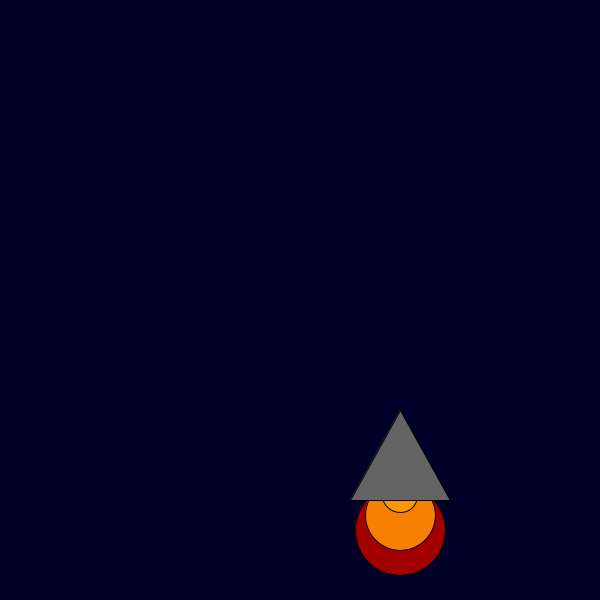
Frame 1 (no input)
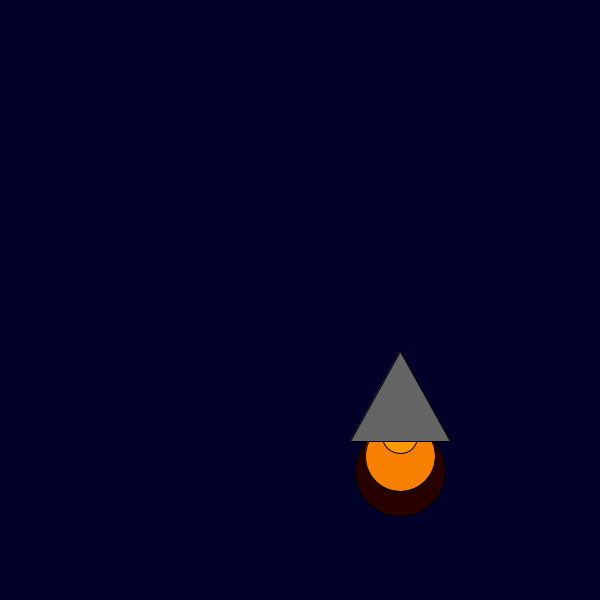
Frame 60 (the mouse pressed at the canvas centre just before this capture)
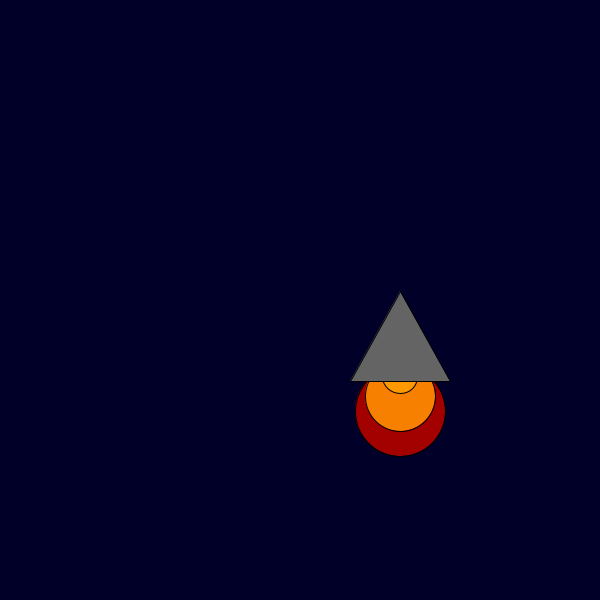
Frame 120 (the mouse held since frame 60 and released just before this capture)

The Processing sketch that drew these frames (run headless with seeded random() and noise(); from frame 60 on, the mouse is pressed at the canvas centre):

// Processing sketch: rocket_ship
// ── rocket_ship.pde
int x = 400; 
int y = 400; 

void setup() {

    size(600, 600);

}

void draw() {
background(0, 0, 40);
    fill(random(255), 0, 0);
    ellipse(x, y + 130, 90, 90);
    fill(248, 128, 0);
    ellipse(x, y + 115, 70, 70);
    fill(255, 153, 0);
    ellipse(x, y + 95, 35, 35);
    fill(100, 100, 100);
    triangle(x, y + 10, x + 50, y + 100, x - 50, y + 100);
y-=1;
}
